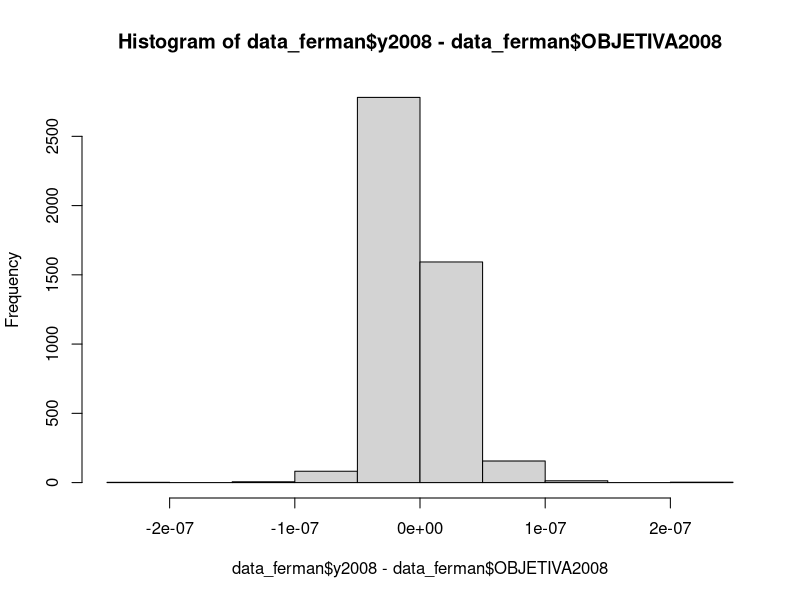

Recreate this plot in R.

library(tidyverse)
library( haven )
data_ferman <- read_dta(
  file = here::here( "scripts/ferman-analysis/data/Final.dta" )
)

colnames(data_ferman)
hist(data_ferman$y2008 - data_ferman$OBJETIVA2008)
# The above shows that y2008 and OBJETIVA2008 are the same variable


ferman_for_analysis <-
  data_ferman %>%
  select(starts_with("y20"),
         Control,
         UF) %>%
  filter(if_all(starts_with("y20"), ~ !is.na(.x))) %>%
  filter(!is.na(Control)) %>%
  mutate(Y = y2010,
         Z = Control,
         is_sao_paolo = as.numeric(UF == 35))
# UF == 35 means Sao Paolo
# UF == 33 means Rio

saveRDS(ferman_for_analysis,
        file = here::here( "scripts/ferman-analysis/data/ferman_for_analysis.rds" ))

# EDA
if (FALSE){
  proportion_by_UF <- ferman_for_analysis %>%
    group_by(Control, is_sao_paolo) %>%
    summarise(n())
}

